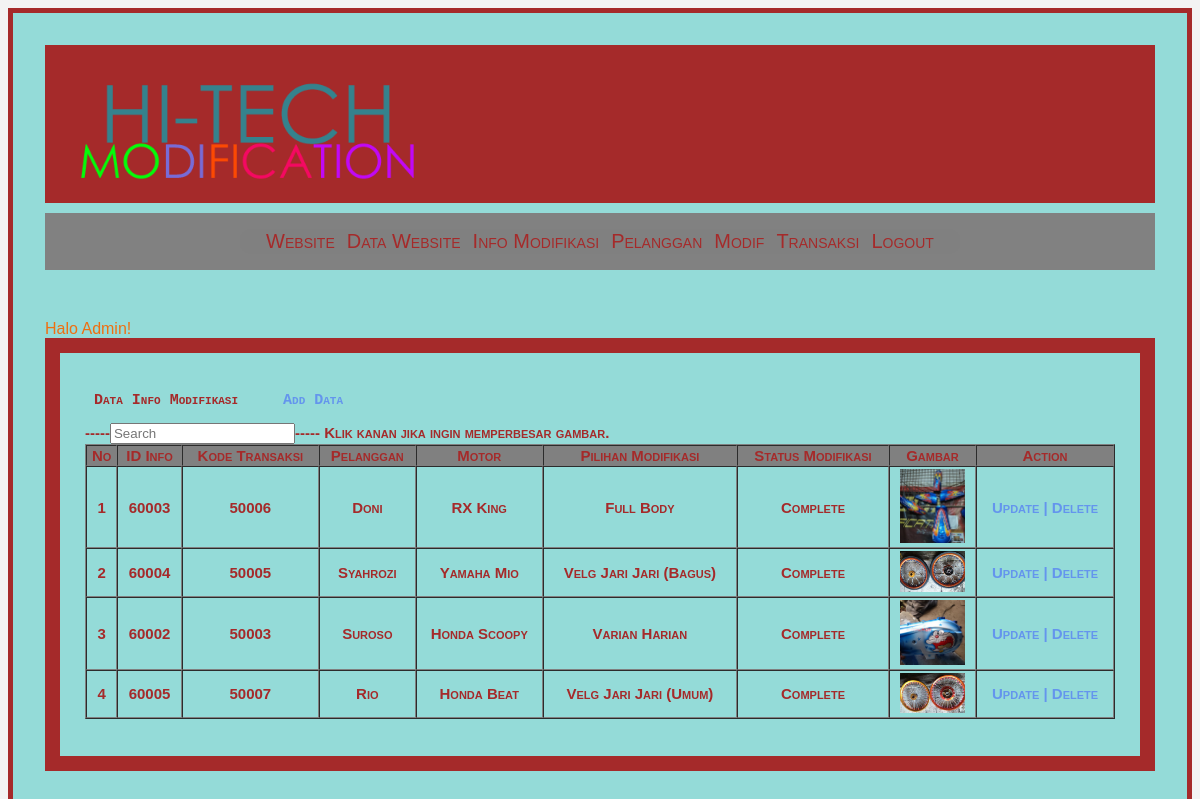
The app's page /info-modifikasi/data_info.php (signed in) with its own data.
### tables this page shows
CREATE TABLE IF NOT EXISTS `tb_info` (
  `id_info` varchar(10) NOT NULL,
  `kode_transaksi` varchar(5) NOT NULL,
  `pelanggan` varchar(30) NOT NULL,
  `motor` varchar(60) NOT NULL,
  `pilihan_modif` varchar(60) NOT NULL,
  `status_modifikasi` varchar(250) NOT NULL,
  `gambar` varchar(250) NOT NULL,
  PRIMARY KEY  (`id_info`)
);

### info-modifikasi/data_info.php (the view, shortened to what this page needs)
<!DOCTYPE HTML>
<head>
</head>
    <body>
        <?php
            include "../user/menuadmin.php";
            ?>
    </body>
<link rel="stylesheet" href="../css/style.css">
<div id="border">
<h2><pre> Data Info Modifikasi    <a href='add_info.php'> Add Data </a> </pre><h2>
<?php
$query = "SELECT * FROM tb_info";
$no=1;
$result = mysql_query($query);
?>
    <form name="form1" method="get" action="cari.php" padding="15">
        <pre<td> -----<td><input type="search" name="q" id="q" placeholder="Search"/>----- </td>Klik kanan jika ingin memperbesar gambar. </td>
    </form>
<table width='100%' border='1' cellpadding='2' cellspacing='0'>
<tr bgcolor='grey'>
		<th>  No  </th>
        <th>  ID Info  </th>
        <th>  Kode Transaksi  </th>
        <th>  Pelanggan  </th>
        <th>  Motor  </th>
        <th>  Pilihan Modifikasi  </th>
        <th>  Status Modifikasi  </th>
        <th>  Gambar  </th>
        <th>  Action  </th>
     </tr>
<?php
while ($data = mysql_fetch_array($result)){
?>
  <tr align='center'>
  			<td ><?php echo$no;?></td>
            <td><?php echo $data['id_info'];?></td>
            <td><?php echo $data['kode_transaksi'];?></td>
            <td><?php echo $data['pelanggan'];?></td>
            <td><?php echo $data['motor'];?></td>
            <td><?php echo $data['pilihan_modif'];?></td>
            <td><?php echo $data['status_modifikasi'];?></td>
            <td><img src="foto/<?php echo $data[gambar];?>" width="65"></td>
            <td>  <a href='update.php?id=<?php echo $data['id_info'];?>' title="Klik Disini Untuk Ubah" > Update | </a>
            <a href='delete.php?id=<?php echo $data['id_info'];?>' title="Klik Disini Untuk Hapus" Onclick="return confirm('Apakah Anda Yakin Hapus Record dengan Kode=<?php echo $data[id_info]?>')"> Delete </a> </td>
       </tr>
<?php
$no++;
}
?>
</table>
</div>

### user/menuadmin.php (shortened to what this page needs)
<!DOCTYPE html>
    <html>
<head >
            <link rel="stylesheet" href="../css/menu.css">
        </head>
        <body>
            <div id="wrapper">
            <header>
                <img src="../images/hitech.png" width="400" >
            </header>
<nav class="main_menu">
<ul>
<li><a href="../index.php">Website</a></li>
    <li><a href="#">Data Website</a>
        </li>
<li><a href="../info-modifikasi/data_info.php">Info Modifikasi</a></li>
<li><a href="../pelanggan/data_pelanggan.php">Pelanggan</a></li>
<li><a href="../pilihan/data_pilihan.php">Modif</a></li>
<li><a href="../transaksi/data_transaksi.php">Transaksi</a></li>
<li><a href="../user/logout.php">Logout</a></li>
</ul>
</nav>
          <span >Halo <?php echo $_SESSION['level'];?>!</span>
            </body>
</html>

### css/menu.css (style rules this page uses)
body { font-family: 'Arial', sans-serif; background-color: #f3f3f3; }
#wrapper { max-width: 1160px; margin: 0 auto; background-color: #94dbd8; padding: 32px; height: auto; border: 5px solid brown; }
span { color: #ef6f11; }
a { text-decoration: none; color: #6495ed; }
header { background: brown; height: 150px; padding: 4px; }
.main_menu { text-align: center; margin-top: 10px; background-color: #818181; }
.main_menu li { display:inline; padding: 0 5px 0 5px; font-size: 20px; }
.main_menu a { text-decoration: none; color: brown; padding: 1px; font-variant: small-caps; }
nav { margin: 50px auto; text-align: center; }
nav ul { background: grey; padding: 0 20px; border-radius: 10px; list-style: none; position: relative; display: inline-table; }
nav ul:after { content: ""; clear: both; display: block; }
nav ul li { float: left; }
nav ul li a { display: block; padding: 25px 40px; color: #fff; text-decoration: none; }

### css/style.css (style rules this page uses)
#border { font-variant: small-caps; color: black; padding: 25px; background-color: #94dbd8; line-height: 15px; max-width: 0 auto; border: 15px solid brown; color: brown; font-size: 10px; }

### records on screen
tb_info: id_info "60003", kode_transaksi "50006", pelanggan "Doni", motor "RX King", pilihan_modif "Full Body", status_modifikasi "Complete", gambar (picture)
tb_info: id_info "60004", kode_transaksi "50005", pelanggan "Syahrozi", motor "Yamaha Mio", pilihan_modif "Velg Jari Jari (Bagus)", status_modifikasi "Complete", gambar (picture)
tb_info: id_info "60002", kode_transaksi "50003", pelanggan "Suroso", motor "Honda Scoopy", pilihan_modif "Varian Harian", status_modifikasi "Complete", gambar (picture)
tb_info: id_info "60005", kode_transaksi "50007", pelanggan "Rio", motor "Honda Beat", pilihan_modif "Velg Jari Jari (Umum)", status_modifikasi "Complete", gambar (picture)

### other values on screen
$_SESSION['level'] "Admin"
